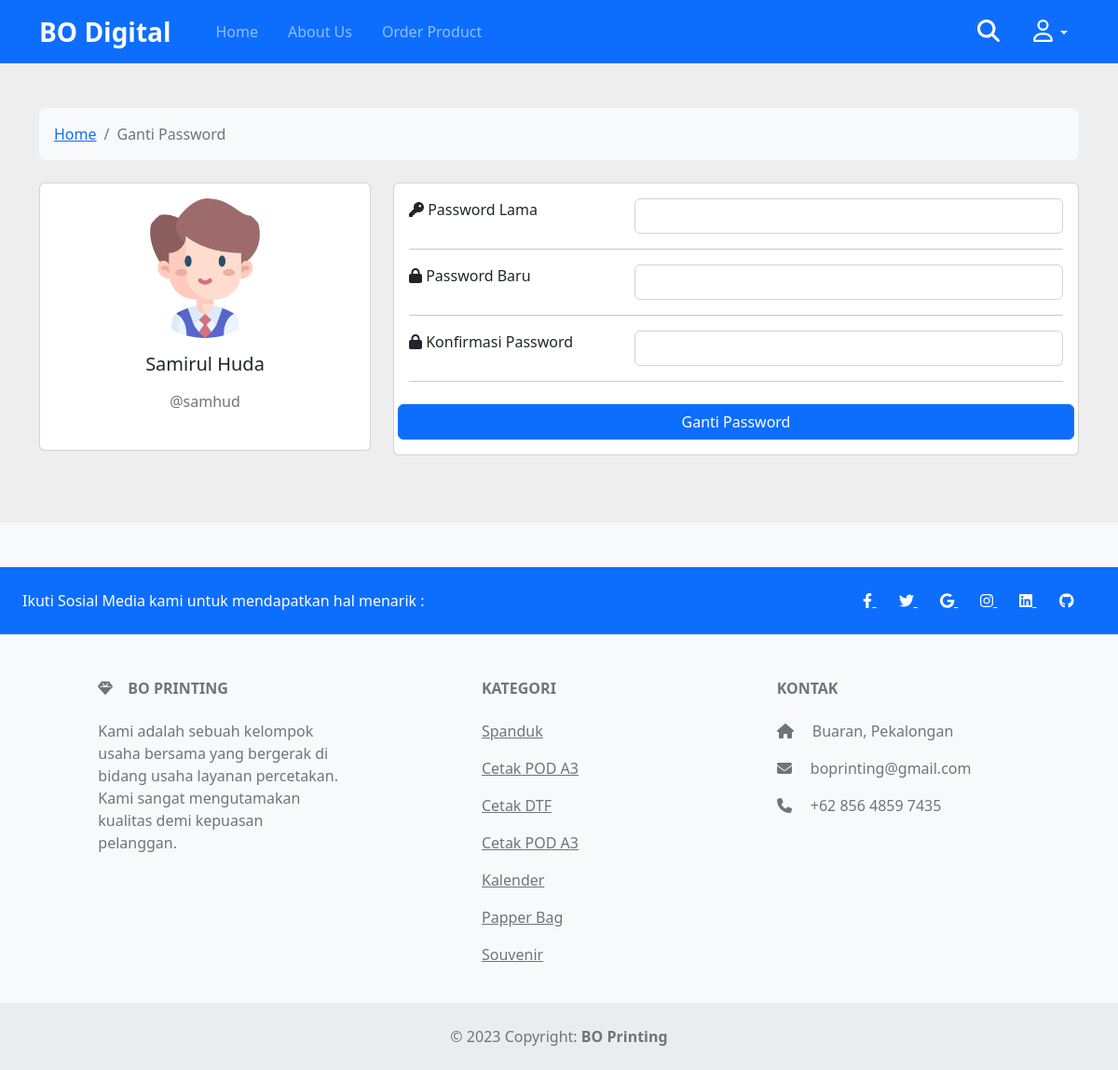
Screenshot of /change-password.php (signed in) with the database file from the repository.
### tables this page shows
CREATE TABLE `tb_user` (
  `id_user` int(11) NOT NULL,
  `username` varchar(50) NOT NULL,
  `nama_lengkap` varchar(50) NOT NULL,
  `password` varchar(255) NOT NULL,
  `email` varchar(100) NOT NULL,
  `noHP` varchar(15) NOT NULL,
  `alamat` text NOT NULL,
  `foto` varchar(255) NOT NULL
);

### change-password.php (the view, shortened to what this page needs)
<?php
require_once 'config.php';
require_once 'template/header.php';
require_once 'template/navbar.php';
$id = $_SESSION['id_user'];
$getDataUser = mysqli_query($con, "SELECT * FROM tb_user WHERE id_user = $id");
$DataUser = mysqli_fetch_array($getDataUser);
?>
<section style="background-color: #eee;">
  <div class="container py-5">
    <div class="row">
      <div class="col">
        <nav aria-label="breadcrumb" class="bg-light rounded-3 p-3 mb-4">
          <ol class="breadcrumb mb-0">
            <li class="breadcrumb-item"><a href="index.php">Home</a></li>
            <li class="breadcrumb-item active" aria-current="page">Ganti Password</li>
          </ol>
        </nav>
      </div>
    </div>
    <div class="row">
      <div class="col-lg-4">
        <div class="card mb-4">
          <div class="card-body text-center">
            <img src="assets/image/<?= $DataUser['foto']; ?>" alt="avatar" class="rounded-circle img-fluid" style="width: 150px;">
            <h5 class="my-3"><?= $DataUser['nama_lengkap']; ?></h5>
            <p class="text-muted mb-4">@<?= $DataUser['username']; ?></p>
          </div>
        </div>
      </div>
      <div class="col-lg-8">
        <div class="card mb-4">
          <div class="card-body">
            <form action="" method="post">
                <div class="row">
                  <div class="col-sm-4">
                    <p class="mb-0"><i class="fa-solid fa-key"></i> Password Lama</p>
                  </div>
                  <div class="col-sm-8">
                    <input type="password" name="passwordLama" class="form-control" required>
                  </div>
                </div>
                <hr>
                <div class="row">
                  <div class="col-sm-4">
                    <p class="mb-0"><i class="fa-solid fa-lock"></i> Password Baru</p>
                  </div>
                  <div class="col-sm-8">
                    <input type="password" name="passwordBaru" class="form-control" required>
                  </div>
                </div>
                <hr>
                <div class="row">
                  <div class="col-sm-4">
                    <p class="mb-0"><i class="fa-solid fa-lock"></i> Konfirmasi Password</p>
                  </div>
                  <div class="col-sm-8">
                    <input type="password" name="konfirmasiPassword" class="form-control" required>
                  </div>
                </div>
                <hr>
                <div class="row mt-4">
                  <button type="submit" class="btn btn-primary" name="changePassword">Ganti Password</button>
                </div>
            </form>
          </div>
        </div>
      </div>
    </div>
  </div>
</section>
<?php
require_once 'template/footer.php';
?>

### rows the page displays
tb_user: foto (picture), nama_lengkap "Samirul Huda", username "samhud"

### other values shown
$category['Jenis_Barang'] "Spanduk"
$category['Jenis_Barang'] "Cetak POD A3"
$category['Jenis_Barang'] "Cetak DTF"
$category['Jenis_Barang'] "Kalender"
$category['Jenis_Barang'] "Papper Bag"
$category['Jenis_Barang'] "Souvenir"
